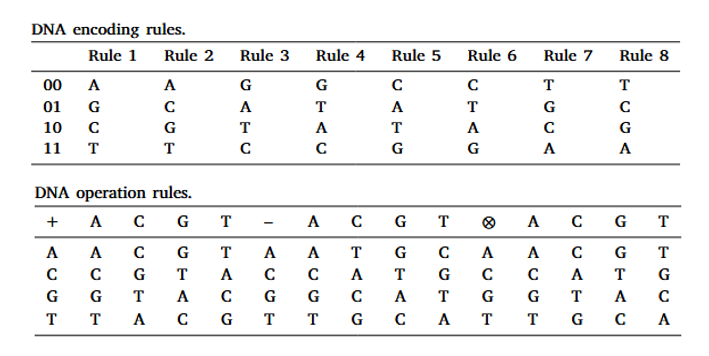
#> input picture mywork/DNA.png, 709 x 356 px
$ python -i PerformanceAnalysis.py   (imports and definitions only)
#> lines starting #> are read from the running program, lines starting #| are printed output that depends on the picture
"""Reusable performance and security analysis for image-encryption callables."""

from dataclasses import dataclass
from pathlib import Path
import time
from typing import Any, Callable, Mapping, TypeAlias, Union

import matplotlib.pyplot as plt
import numpy as np
import PIL.Image as pil_image

ImageInput = Union[str, Path, np.ndarray, pil_image.Image]
CryptFunction = Callable[..., Any]

# One drawable histogram-analysis panel: (name, image, channels, is_encrypted).
# Exactly one of ``image``/``channels`` is populated per panel.
Panel: TypeAlias = tuple[str, np.ndarray | None, list | None, bool]

_DIRECTIONS = {
    "horizontal": (0, 1),
    "vertical": (1, 0),
    "diagonal": (1, 1),
}
_BIT_COUNT_LUT = np.unpackbits(
    np.arange(256, dtype=np.uint8)[:, np.newaxis],
    axis=1,
).sum(axis=1)


def _print_ascii_table(headers: tuple[str, ...], rows: list[tuple[Any, ...]]) -> None:
    """Print a compact ASCII table with a left-aligned first column."""
    if not headers:
        return
    if any(len(row) != len(headers) for row in rows):
        raise ValueError("every table row must have the same number of values as headers")

    text_rows = [tuple(str(value) for value in row) for row in rows]
    widths = [
        max(len(headers[index]), *(len(row[index]) for row in text_rows))
        for index in range(len(headers))
    ]
    separator = "+-" + "-+-".join("-" * width for width in widths) + "-+"

    def format_row(values: tuple[str, ...], *, header: bool = False) -> str:
        cells = []
        for index, value in enumerate(values):
            if header:
                cells.append(value.center(widths[index]))
            elif index == 0:
                cells.append(value.ljust(widths[index]))
            else:
                cells.append(value.rjust(widths[index]))
        return "| " + " | ".join(cells) + " |"

    print(separator)
    print(format_row(headers, header=True))
    print(separator)
    for row in text_rows:
        print(format_row(row))
    print(separator)


def _load_image_array(image: ImageInput) -> np.ndarray:
    """Load a path or ndarray into a grayscale or RGB ndarray."""
    if isinstance(image, (str, Path)):
        with pil_image.open(image) as img:
            if len(img.getbands()) == 1:
                return np.asarray(img.convert("L"))
            return np.asarray(img.convert("RGB"))

    if isinstance(image, pil_image.Image):
        if len(image.getbands()) == 1:
            return np.asarray(image.convert("L"))
        return np.asarray(image.convert("RGB"))

    if isinstance(image, np.ndarray):
        arr = np.asarray(image)
        if arr.ndim == 2:
            return arr
        if arr.ndim == 3 and arr.shape[2] in (1, 3, 4):
            if arr.shape[2] == 1:
                return arr[:, :, 0]
            return arr[:, :, :3]
        raise ValueError("ndarray image must be 2D grayscale or 3D with 1, 3, or 4 channels")

    raise TypeError("image must be a file path, PIL image, or numpy ndarray")


def _to_uint8_pixels(arr: np.ndarray) -> np.ndarray:
    """Convert common image array dtypes to uint8 pixels for 0-255 histograms."""
    if arr.dtype == np.uint8:
        return arr

    if arr.dtype == bool:
        return arr.astype(np.uint8) * 255

    if np.issubdtype(arr.dtype, np.floating):
        finite = np.nan_to_num(arr, nan=0.0, posinf=255.0, neginf=0.0)
        if finite.size and finite.min() >= 0.0 and finite.max() <= 1.0:
            finite = finite * 255.0
        return np.clip(finite, 0, 255).astype(np.uint8)

    return np.clip(arr, 0, 255).astype(np.uint8)


# [48 lines left out: functions _pixel_pairs, _sample_pairs, _correlation_coefficient, _information_entropy, not called in this run]


def _chi_square_value(pixels: np.ndarray) -> float:
    """Calculate the chi-square value for a uint8 image channel."""
    flat_pixels = pixels.ravel()
    if flat_pixels.size == 0:
        raise ValueError("image must contain at least one pixel")

    observed = np.bincount(flat_pixels, minlength=256).astype(np.float64)
    expected = flat_pixels.size / 256.0
    return float(np.sum((observed - expected) ** 2 / expected))


# [31 lines left out: function calculate_information_entropy, not called in this run]


def calculate_chi_square_test(
    image: ImageInput,
    *,
    alpha: float = 0.05,
    critical_value: float | None = None,
    print_result: bool = True,
) -> dict[str, dict[str, float | bool]]:
    """
    Calculate the chi-square histogram uniformity test for an encrypted image.

    The test uses 256 gray levels. For each channel, the observed frequency is
    the channel histogram, and the expected frequency is ``pixel_count / 256``.
    At ``alpha=0.05`` with 255 degrees of freedom, the commonly used critical
    value is 293.2478. A smaller chi-square value indicates a more uniform
    histogram.

    Parameters
    ----------
    image:
        Encrypted image path or numpy ndarray.
    alpha:
        Significance level. The built-in critical value is provided for 0.05.
    critical_value:
        Optional custom threshold. If omitted, ``alpha=0.05`` uses 293.2478.
    print_result:
        Whether to print a table with check marks.

    Returns
    -------
    dict[str, dict[str, float | bool]]
        Per-channel chi-square values and pass/fail flags, plus ``average``.
    """
    if critical_value is None:
        if not np.isclose(alpha, 0.05):
            raise ValueError("critical_value must be provided when alpha is not 0.05")
        critical_value = 293.2478

    arr = _to_uint8_pixels(_load_image_array(image))

    if arr.ndim == 2:
        channel_items = [("Gray", arr)]
    else:
        channel_items = [
            ("R", arr[:, :, 0]),
            ("G", arr[:, :, 1]),
            ("B", arr[:, :, 2]),
        ]

    results: dict[str, dict[str, float | bool]] = {}
    values = []
    for channel_name, channel in channel_items:
        chi_square = _chi_square_value(channel)
        values.append(chi_square)
        results[channel_name] = {
            "chi_square": chi_square,
            "passed": chi_square <= critical_value,
        }

    average = float(np.mean(values))
    results["average"] = {
        "chi_square": average,
        "passed": average <= critical_value,
    }

    if print_result:
        print("\nChi-square histogram uniformity")
        print("--------------------------------")
        _print_ascii_table(
            ("Channel", "Chi-square", "Critical Value", "Alpha", "Result"),
            [
                (
                    "Average" if channel_name == "average" else channel_name,
                    f"{result['chi_square']:.4f}",
                    f"{critical_value:.4f}",
                    f"{alpha:.4f}",
                    "Pass" if result["passed"] else "Fail",
                )
                for channel_name, result in results.items()
            ],
        )

    return results


# [187 lines left out: functions plot_pixel_histogram, plot_correlation_analysis, not called in this run]


@dataclass
class _PipelineRun:
    """Normalized result of one encryption/decryption invocation."""

    image_path: Path
    original: np.ndarray
    encrypted: np.ndarray
    decrypted: np.ndarray
    encryption_seconds: float
    decryption_seconds: float
    image_hash_bits: np.ndarray | None = None


class Analysis:
    """Run image-encryption performance and security analyses.

    Parameters
    ----------
    encryption_function:
        A callable accepting an image path or ndarray. It may return a raw
        image, ``(encrypted_image, metadata)``, a mapping, or an object with an
        ``encrypted_image`` attribute (such as ``EncryptionResult``).
    decryption_function:
        A callable accepting the encrypted image. When the encryption result
        also contains metadata/context, it is passed as the following
        positional argument(s). The result may be a raw image, a mapping, or an
        object with a ``decrypted_image`` attribute.
    image_paths:
        Non-empty list of test image paths. Paths are validated immediately so
        a long batch does not fail half way through.

    Notes
    -----
    Most test methods execute both supplied callables. Attack analyses invoke
    only the cryptographic direction required by the attack. Results are
    returned as ordinary dictionaries for use in notebooks, JSON conversion,
    or further statistical processing. ``print_result=True`` also prints a
    compact human-readable summary.
    """

    # [191 lines left out: functions __init__, _encryption_owner, _invoke, _unpack_encryption_result, _unpack_decryption_result, _run_pipeline and 4 more, not called in this run]

    @staticmethod
    def _mean_abs_correlation(coefficients: dict[str, dict[str, float]]) -> float:
        return float(np.mean([abs(value) for channel in coefficients.values() for value in channel.values()]))

    @staticmethod
    def _entropy_summary(values: dict[str, float]) -> float:
        return values.get("average", values.get("Gray", values["overall"] if "overall" in values else 0.0))

    @staticmethod
    def _print_heading(title: str) -> None:
        print(f"\n{title}\n{'-' * len(title)}")

    # [7 lines left out: function _format_number, not called in this run]

    @staticmethod
    def _yes_no(value: Any) -> str:
        return "Yes" if bool(value) else "No"

    # [1913 lines left out: functions test_reversibility, test_psnr, test_encryption_decryption, test_speed, test_histogram, test_entropy and 11 more, not called in this run]

    # Natural aliases for code written with the old ``*_test`` naming style.
    reversibility_test = test_reversibility
    psnr_test = test_psnr
    encryption_decryption_test = test_encryption_decryption
    speed_test = test_speed
    histogram_test = test_histogram
    entropy_test = test_entropy
    chi_square_test = test_chi_square
    correlation_test = test_correlation
    key_sensitivity_test = test_key_sensitivity
    decryption_key_sensitivity_test = test_decryption_key_sensitivity
    decryption_user_key_sensitivity_test = test_decryption_user_key_sensitivity
    decryption_robustness_test = test_decryption_robustness
    differential_attack_test = test_differential_attack
    classic_attack_test = test_classic_attack


__all__ = [
    "Analysis",
    "ImageInput",
    "calculate_chi_square_test",
    "calculate_information_entropy",
    "plot_correlation_analysis",
    "plot_pixel_histogram",
]


# [33 lines not run here, left out]
    # [31 lines of commented-out code are left out]

>>> import cv2
>>> picture = cv2.imread('DNA.png', cv2.IMREAD_GRAYSCALE)
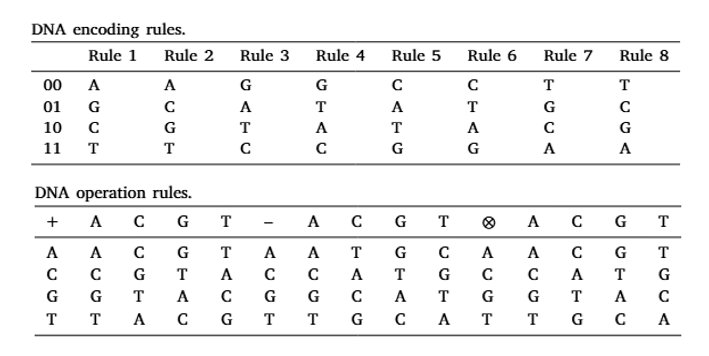
#> picture: shape (356, 709); min 0, max 255, mean 242.8
>>> result = calculate_chi_square_test(picture)
#> the loop in calculate_chi_square_test, `for channel_name, channel in channel_items:` made 1 pass
#> (channel_name, expected in _chi_square_value, chi_square) on pass 1: ('Gray', 986, 49559955)
#> after the loop in calculate_chi_square_test, `for channel_name, channel in channel_items:`: results = 1 item; values = [49559955]
#> in calculate_chi_square_test, `average = float(np.mean(values))`: average = 49559955
#> result = 2 items
